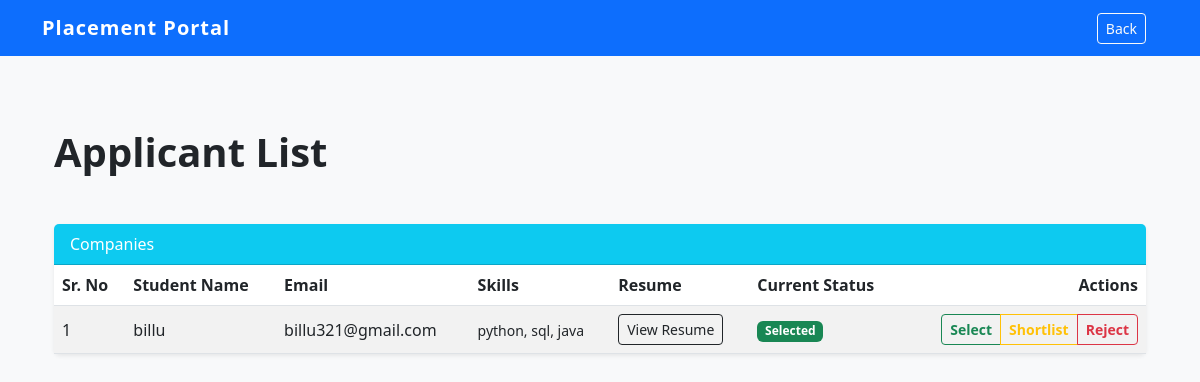
Page /view_applicants/1 (signed in) on the committed database.
### models.py (models this page shows)
class Application(db.Model):
    id = db.Column(db.Integer, primary_key=True)
    student_id = db.Column(db.Integer, db.ForeignKey('student.id'), nullable=False)
    drive_id = db.Column(db.Integer, db.ForeignKey('placement_drive.id'), nullable=False)
    status = db.Column(db.String(20), default='Applied')
    date_applied = db.Column(db.DateTime, default=datetime.now(timezone.utc))
    is_active = db.Column(db.Boolean, default=True)

class Student(db.Model):
    id = db.Column(db.Integer, primary_key=True)
    name = db.Column(db.String(50), nullable=False)
    email = db.Column(db.String(100), unique=True, nullable=False)
    password = db.Column(db.String(50), unique=True, nullable=False)
    skills = db.Column(db.String(200))
    resume_path = db.Column(db.String(200))
    is_active = db.Column(db.Boolean, default=True)
    applications = db.relationship('Application', backref='student', lazy=True, cascade="all, delete-orphan")

### app.py (the view)
@app.route('/view_applicants/<int:drive_id>')
def view_applicants(drive_id):
    if session.get('role') != 'company':
        return redirect(url_for('login'))
    drive = PlacementDrive.query.get(drive_id)
    if not drive or drive.company_id != session.get('user_id'):
        flash('Placement drive not found or unauthorized access.', 'danger')
        return redirect(url_for('company_dashboard'))
    return render_template('company/view_applicants.html', drive=drive)

### app.py (called while the page is built)
@app.after_request
def add_header(response):
    response.headers['Cache-Control'] = 'no-store, no-cache, must-revalidate, post-check=0, pre-check=0, max-age=0'
    response.headers['Pragma'] = 'no-cache'
    response.headers['Expires'] = '-1'
    return response

### templates/company/view_applicants.html
{% extends 'base.html' %}
{% block extra_nav %}
<div class = "container">
    <a href = "{{ url_for('company_dashboard') }}" class = "btn btn-outline-light btn-sm">Back</a>
{% endblock %}
{% block content %}
<div class = "container-fluid py-4">
    <div class="d-flex justify-content-between align-items-center mb-4">
        <h1 class = "fw-bold mb-4">Applicant List</h1>
    </div>
    <div class = "card shadow-sm mb-4">
        <div class = "card-header bg-info text-white">Companies</div>
        <div class = "card-body p-0">
            <div class = "table-responsive">
                <table class = "table table-striped align-middle mb-0">
                    <thead class = "table">
                        <tr>
                            <th>Sr. No</th>
                            <th>Student Name</th>
                            <th>Email</th>
                            <th>Skills</th>
                            <th>Resume</th>
                            <th>Current Status</th>
                            <th class = "text-end">Actions</th>
                        </tr>
                    </thead>
                    <tbody>
                        {% for a in drive.applications %}
                        <tr>
                            <td>{{ loop.index }}</td>
                            <td>{{ a.student.name }}</td>
                            <td>{{ a.student.email }}</td>
                            <td><small>{{ a.student.skills }}</small></td>
                            <td>
                                {% if a.student.resume_path %}
                                <a href = "{{ url_for('static', filename='uploads/resumes/' + a.student.resume_path) }}" target = "_blank" class = "btn btn-sm btn-outline-dark">View Resume</a>
                                {% else %}
                                <span class = "text-muted">No Resume</span>
                                {% endif %}
                            </td>
                            <td>
                                <span class = "badge
                                    {% if a.status == 'Selected' %}bg-success
                                    {% elif a.status == 'Rejected' %}bg-danger
                                    {% elif a.status == 'Shortlisted' %}bg-warning
                                    {% else %}bg-secondary{% endif %}">
                                    {{ a.status }}
                                </span>
                            </td>
                            <td class = "text-end">
                                <div class = "btn-group btn-group-sm">
                                    <a href = "{{ url_for('update_application_status', app_id = a.id, new_status = 'Selected') }}"
                                        class = "btn btn-outline-success fw-bold">Select</a>
                                    <a href = "{{ url_for('update_application_status', app_id = a.id, new_status = 'Shortlisted') }}"
                                        class = "btn btn-outline-warning fw-bold">Shortlist</a>
                                    <a href = "{{ url_for('update_application_status', app_id = a.id, new_status = 'Rejected') }}"
                                        class = "btn btn-outline-danger fw-bold">Reject</a>
                                </div>
                            </td>
                        </tr>
                        {% else %}
                        <tr>
                            <td class = "text-center " colspan = 12>No applications found.</td>
                        </tr>
                        {% endfor %}
                    </tbody>
                </table>
            </div>
        </div>
    </div>
</div>
{% endblock %}

### static/style.css (style rules this page uses)
:root { --primary-color: #0d6efd; --success-color: #198754; --error-red: #dc3545; }
body { font-family: 'Segoe UI', Tahoma, Geneva, Verdana, sans-serif; background-color: #f8f9fa; }
.card { border: none; transition: transform 0.3s ease, box-shadow 0.3s ease; }

### rows in the picture
Application: student.name "billu", student.email "billu321@gmail.com", student.skills "python, sql, java", status "Selected"
